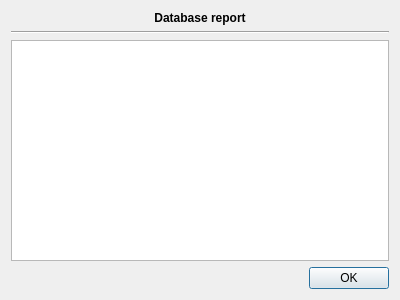
<?xml version="1.0" encoding="UTF-8"?>
<ui version="4.0">
 <class>DDI::Internal::DatabaseReportDialog</class>
 <widget class="QDialog" name="DDI::Internal::DatabaseReportDialog">
  <property name="geometry">
   <rect>
    <x>0</x>
    <y>0</y>
    <width>400</width>
    <height>300</height>
   </rect>
  </property>
  <property name="windowTitle">
   <string>Dialog</string>
  </property>
  <layout class="QGridLayout" name="gridLayout">
   <item row="3" column="0">
    <widget class="QDialogButtonBox" name="buttonBox">
     <property name="orientation">
      <enum>Qt::Horizontal</enum>
     </property>
     <property name="standardButtons">
      <set>QDialogButtonBox::Ok</set>
     </property>
    </widget>
   </item>
   <item row="2" column="0">
    <widget class="QTextBrowser" name="textBrowser"/>
   </item>
   <item row="0" column="0">
    <widget class="QLabel" name="label">
     <property name="font">
      <font>
       <weight>75</weight>
       <bold>true</bold>
      </font>
     </property>
     <property name="text">
      <string>Database report</string>
     </property>
     <property name="alignment">
      <set>Qt::AlignCenter</set>
     </property>
    </widget>
   </item>
   <item row="1" column="0">
    <widget class="Line" name="line">
     <property name="orientation">
      <enum>Qt::Horizontal</enum>
     </property>
    </widget>
   </item>
  </layout>
 </widget>
 <resources/>
 <connections>
  <connection>
   <sender>buttonBox</sender>
   <signal>accepted()</signal>
   <receiver>DDI::Internal::DatabaseReportDialog</receiver>
   <slot>accept()</slot>
   <hints>
    <hint type="sourcelabel">
     <x>248</x>
     <y>254</y>
    </hint>
    <hint type="destinationlabel">
     <x>157</x>
     <y>274</y>
    </hint>
   </hints>
  </connection>
  <connection>
   <sender>buttonBox</sender>
   <signal>rejected()</signal>
   <receiver>DDI::Internal::DatabaseReportDialog</receiver>
   <slot>reject()</slot>
   <hints>
    <hint type="sourcelabel">
     <x>316</x>
     <y>260</y>
    </hint>
    <hint type="destinationlabel">
     <x>286</x>
     <y>274</y>
    </hint>
   </hints>
  </connection>
 </connections>
</ui>
